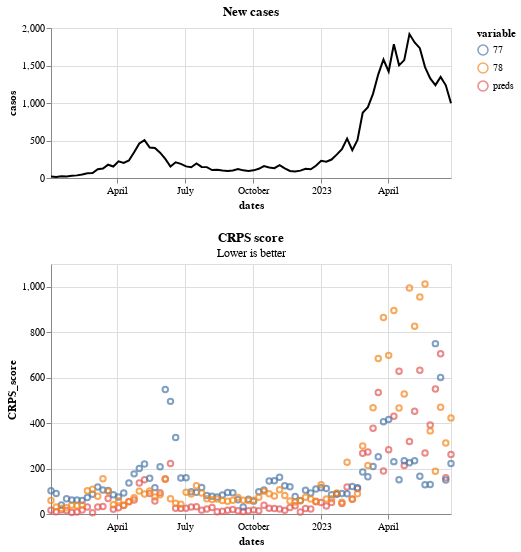

Here is the notebook cell this chart was saved with:
### Markdown cell above
To plot the score you can use:

### Code cell
score.plot_crps()

### Figure 1 — Vega-Lite specification as saved in the notebook (floating-point values rounded to 4 significant figures; data arrays with more than 128 entries replaced by an {"elided": "..."} marker saying what was removed)
{"config": {"view": {"continuousWidth": 300, "continuousHeight": 300}}, "vconcat": [{"data": {"name": "data-d4775c7e2b59a23393eb246775bc1f3d"}, "mark": {"type": "line"}, "encoding": {"color": {"value": "black"}, "x": {"field": "dates", "type": "temporal"}, "y": {"field": "casos", "type": "quantitative"}}, "height": 150, "title": "New cases", "width": 400}, {"layer": [{"mark": {"type": "point", "filled": false}, "encoding": {"color": {"field": "variable", "legend": {"legendX": 100}, "type": "nominal"}, "x": {"field": "dates", "type": "temporal"}, "y": {"field": "CRPS_score", "type": "quantitative"}}}, {"mark": {"type": "point"}, "encoding": {"color": {"field": "variable", "legend": {"legendX": 100}, "type": "nominal"}, "opacity": {"condition": {"param": "param_1", "value": 1, "empty": false}, "value": 0}, "x": {"field": "dates", "type": "temporal"}, "y": {"field": "CRPS_score", "type": "quantitative"}}}, {"mark": {"type": "rule", "color": "gray"}, "encoding": {"opacity": {"condition": {"param": "param_1", "value": 0.3, "empty": false}, "value": 0}, "tooltip": [{"field": "dates", "title": "Date", "type": "temporal"}, {"field": "preds", "format": ".2f", "type": "quantitative"}, {"field": "77", "format": ".2f", "type": "quantitative"}, {"field": "78", "format": ".2f", "type": "quantitative"}], "x": {"field": "dates", "type": "temporal"}}, "name": "view_1", "transform": [{"pivot": "variable", "value": "CRPS_score", "groupby": ["dates"]}]}], "data": {"name": "data-c8e3d4315d772e53c2b61cb980771f61"}, "height": 250, "title": {"text": "CRPS score", "subtitle": "Lower is better"}, "width": 400}], "params": [{"name": "param_1", "select": {"type": "point", "fields": ["dates"], "nearest": true, "on": "pointerover"}, "views": ["view_1"]}], "$schema": "https://vega.github.io/schema/vega-lite/v5.17.0.json", "datasets": {"data-d4775c7e2b59a23393eb246775bc1f3d": [{"dates": "2022-01-02T00:00:00", "casos": 21.0}, {"dates": "2022-01-09T00:00:00", "casos": 14.0}, {"dates": "2022-01-16T00:00:00", "casos": 22.0}, {"dates": "2022-01-23T00:00:00", "casos": 19.0}, {"dates": "2022-01-30T00:00:00", "casos": 31.0}, {"dates": "2022-02-06T00:00:00", "casos": 35.0}, {"dates": "2022-02-13T00:00:00", "casos": 47.0}, {"dates": "2022-02-20T00:00:00", "casos": 62.0}, {"dates": "2022-02-27T00:00:00", "casos": 66.0}, {"dates": "2022-03-06T00:00:00", "casos": 116.0}, {"dates": "2022-03-13T00:00:00", "casos": 126.0}, {"dates": "2022-03-20T00:00:00", "casos": 177.0}, {"dates": "2022-03-27T00:00:00", "casos": 153.0}, {"dates": "2022-04-03T00:00:00", "casos": 222.0}, {"dates": "2022-04-10T00:00:00", "casos": 201.0}, {"dates": "2022-04-17T00:00:00", "casos": 234.0}, {"dates": "2022-04-24T00:00:00", "casos": 342.0}, {"dates": "2022-05-01T00:00:00", "casos": 461.0}, {"dates": "2022-05-08T00:00:00", "casos": 505.0}, {"dates": "2022-05-15T00:00:00", "casos": 406.0}, {"dates": "2022-05-22T00:00:00", "casos": 400.0}, {"dates": "2022-05-29T00:00:00", "casos": 338.0}, {"dates": "2022-06-05T00:00:00", "casos": 255.0}, {"dates": "2022-06-12T00:00:00", "casos": 153.0}, {"dates": "2022-06-19T00:00:00", "casos": 209.0}, {"dates": "2022-06-26T00:00:00", "casos": 189.0}, {"dates": "2022-07-03T00:00:00", "casos": 155.0}, {"dates": "2022-07-10T00:00:00", "casos": 144.0}, {"dates": "2022-07-17T00:00:00", "casos": 194.0}, {"dates": "2022-07-24T00:00:00", "casos": 148.0}, {"dates": "2022-07-31T00:00:00", "casos": 145.0}, {"dates": "2022-08-07T00:00:00", "casos": 106.0}, {"dates": "2022-08-14T00:00:00", "casos": 110.0}, {"dates": "2022-08-21T00:00:00", "casos": 99.0}, {"dates": "2022-08-28T00:00:00", "casos": 94.0}, {"dates": "2022-09-04T00:00:00", "casos": 101.0}, {"dates": "2022-09-11T00:00:00", "casos": 120.0}, {"dates": "2022-09-18T00:00:00", "casos": 102.0}, {"dates": "2022-09-25T00:00:00", "casos": 95.0}, {"dates": "2022-10-02T00:00:00", "casos": 102.0}, {"dates": "2022-10-09T00:00:00", "casos": 123.0}, {"dates": "2022-10-16T00:00:00", "casos": 160.0}, {"dates": "2022-10-23T00:00:00", "casos": 139.0}, {"dates": "2022-10-30T00:00:00", "casos": 131.0}, {"dates": "2022-11-06T00:00:00", "casos": 171.0}, {"dates": "2022-11-13T00:00:00", "casos": 129.0}, {"dates": "2022-11-20T00:00:00", "casos": 94.0}, {"dates": "2022-11-27T00:00:00", "casos": 86.0}, {"dates": "2022-12-04T00:00:00", "casos": 98.0}, {"dates": "2022-12-11T00:00:00", "casos": 123.0}, {"dates": "2022-12-18T00:00:00", "casos": 117.0}, {"dates": "2022-12-25T00:00:00", "casos": 163.0}, {"dates": "2023-01-01T00:00:00", "casos": 230.0}, {"dates": "2023-01-08T00:00:00", "casos": 218.0}, {"dates": "2023-01-15T00:00:00", "casos": 246.0}, {"dates": "2023-01-22T00:00:00", "casos": 312.0}, {"dates": "2023-01-29T00:00:00", "casos": 383.0}, {"dates": "2023-02-05T00:00:00", "casos": 525.0}, {"dates": "2023-02-12T00:00:00", "casos": 372.0}, {"dates": "2023-02-19T00:00:00", "casos": 507.0}, {"dates": "2023-02-26T00:00:00", "casos": 870.0}, {"dates": "2023-03-05T00:00:00", "casos": 945.0}, {"dates": "2023-03-12T00:00:00", "casos": 1125.0}, {"dates": "2023-03-19T00:00:00", "casos": 1382.0}, {"dates": "2023-03-26T00:00:00", "casos": 1580.0}, {"dates": "2023-04-02T00:00:00", "casos": 1420.0}, {"dates": "2023-04-09T00:00:00", "casos": 1783.0}, {"dates": "2023-04-16T00:00:00", "casos": 1502.0}, {"dates": "2023-04-23T00:00:00", "casos": 1572.0}, {"dates": "2023-04-30T00:00:00", "casos": 1919.0}, {"dates": "2023-05-07T00:00:00", "casos": 1807.0}, {"dates": "2023-05-14T00:00:00", "casos": 1731.0}, {"dates": "2023-05-21T00:00:00", "casos": 1479.0}, {"dates": "2023-05-28T00:00:00", "casos": 1328.0}, {"dates": "2023-06-04T00:00:00", "casos": 1238.0}, {"dates": "2023-06-11T00:00:00", "casos": 1348.0}, {"dates": "2023-06-18T00:00:00", "casos": 1236.0}, {"dates": "2023-06-25T00:00:00", "casos": 996.0}], "data-c8e3d4315d772e53c2b61cb980771f61": {"elided": "234 records"}}}
